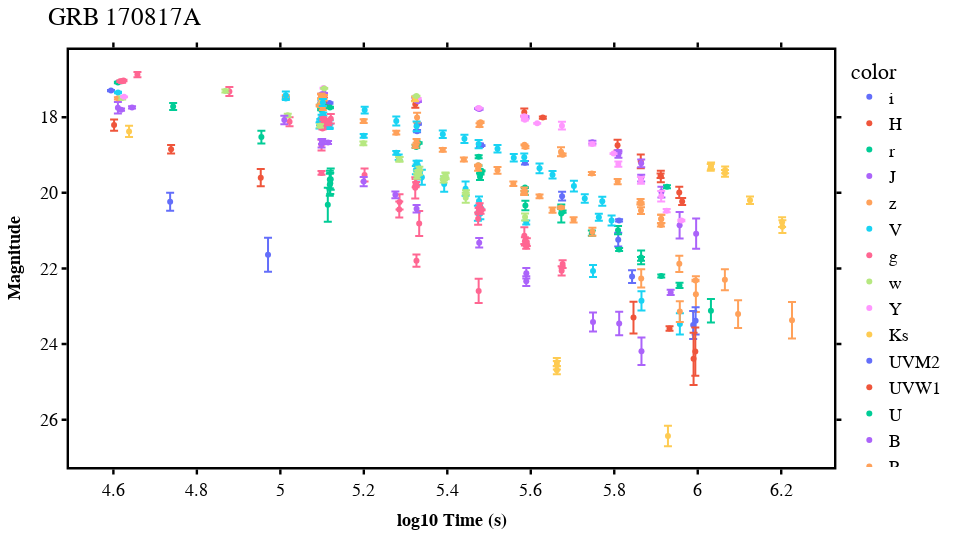

Notebook source saved alongside this figure:
### Code cell
import sys
sys.path.append('D:/grb/grbLC/')
from grblc.evolution.lightcurve import Lightcurve

lc = Lightcurve(path = 'converted/170817A_magAB_extcorr.txt',
                name = '170817A')

lc.displayGRB()

### Figure 1 — Plotly figure (JSON) as saved in the notebook; plotly's stock layout.template omitted (floating-point values rounded to 4 significant figures)
{"data": [{"error_y": {"array": [0.018, 0.03, 0.02, 0.03, 0.02, 0.047, 0.01, 0.045, 0.116, 0.183, 0.03]}, "hovertemplate": "color=i<br>x=%{x}<br>y=%{y}<extra></extra>", "legendgroup": "i", "marker": {"color": "#636efa", "symbol": "circle"}, "mode": "markers", "name": "i", "orientation": "v", "showlegend": true, "type": "scatter", "x": [4.594, 5.099, 5.118, 5.328, 5.33, 5.478, 5.482, 5.586, 5.675, 5.81, 5.812], "xaxis": "x", "y": [17.3, 17.59, 17.62, 18.37, 18.18, 18.74, 18.75, 19.21, 20.09, 21.24, 20.73], "yaxis": "y"}, {"error_y": {"array": [0.15, 0.01, 0.1, 0.09, 0.01, 0.1, 0.03, 0.14, 0.18, 0.06, 0.15, 0.15, 0.09]}, "hovertemplate": "color=H<br>x=%{x}<br>y=%{y}<extra></extra>", "legendgroup": "H", "marker": {"color": "#EF553B", "symbol": "circle"}, "mode": "markers", "name": "H", "orientation": "v", "showlegend": true, "type": "scatter", "x": [4.602, 5.102, 5.104, 5.323, 5.325, 5.584, 5.629, 5.808, 5.863, 5.911, 5.912, 5.956, 5.963], "xaxis": "x", "y": [18.21, 17.47, 17.58, 17.66, 17.52, 17.87, 18.01, 18.74, 19.17, 19.55, 19.57, 19.99, 20.23], "yaxis": "y"}, {"error_y": {"array": [0.02, 0.02, 0.02, 0.03, 0.02, 0.018, 0.04, 0.03, 0.02, 0.01, 0.04, 0.089, 0.02, 0.01, 0.05, 0.01, 0.125, 0.03, 0.24, 0.03, 0.07, 0.11, 0.04, 0.05, 0.18, 0.04, 0.07, 0.31]}, "hovertemplate": "color=r<br>x=%{x}<br>y=%{y}<extra></extra>", "legendgroup": "r", "marker": {"color": "#00cc96", "symbol": "circle"}, "mode": "markers", "name": "r", "orientation": "v", "showlegend": true, "type": "scatter", "x": [4.611, 5.095, 5.098, 5.099, 5.105, 5.119, 5.324, 5.326, 5.331, 5.475, 5.475, 5.478, 5.48, 5.482, 5.585, 5.586, 5.587, 5.672, 5.673, 5.676, 5.746, 5.809, 5.812, 5.864, 5.864, 5.913, 5.956, 6.032], "xaxis": "x", "y": [17.08, 17.69, 17.8, 17.66, 17.71, 17.74, 18.77, 18.79, 18.68, 19.28, 19.05, 19.57, 19.5, 19.42, 20.01, 19.86, 20.34, 20.39, 20.55, 20.5, 21.07, 20.99, 21.5, 21.75, 21.71, 22.2, 22.45, 23.12], "yaxis": "y"}, {"error_y": {"array": [0.15, 0.03, 0.03, 0.01, 0.01, 0.01, 0.02, 0.01, 0.02, 0.02, 0.03, 0.04, 0.04, 0.08, 0.1, 0.09, 0.14, 0.35, 0.4]}, "hovertemplate": "color=J<br>x=%{x}<br>y=%{y}<extra></extra>", "legendgroup": "J", "marker": {"color": "#ab63fa", "symbol": "circle"}, "mode": "markers", "name": "J", "orientation": "v", "showlegend": true, "type": "scatter", "x": [4.611, 4.618, 4.645, 5.099, 5.105, 5.323, 5.33, 5.474, 5.477, 5.587, 5.587, 5.748, 5.809, 5.81, 5.865, 5.865, 5.913, 5.957, 5.996], "xaxis": "x", "y": [17.75, 17.8, 17.74, 17.39, 17.37, 17.47, 17.58, 17.77, 17.78, 18.02, 18.0, 18.66, 18.91, 18.99, 19.22, 19.61, 19.98, 20.86, 21.08], "yaxis": "y"}, {"error_y": {"array": [0.03, 0.06, 0.06, 0.06, 0.07, 0.13, 0.05, 0.02, 0.01, 0.027, 0.12, 0.03, 0.039, 0.07, 0.03, 0.07, 0.092, 0.04, 0.11, 0.11, 0.214, 0.471, 0.28, 0.368, 0.48]}, "hovertemplate": "color=z<br>x=%{x}<br>y=%{y}<extra></extra>", "legendgroup": "z", "marker": {"color": "#FFA15A", "symbol": "circle"}, "mode": "markers", "name": "z", "orientation": "v", "showlegend": true, "type": "scatter", "x": [4.611, 5.098, 5.098, 5.098, 5.105, 5.328, 5.477, 5.48, 5.585, 5.587, 5.672, 5.676, 5.746, 5.808, 5.863, 5.863, 5.864, 5.912, 5.912, 5.913, 5.956, 5.996, 6.065, 6.097, 6.226], "xaxis": "x", "y": [17.5, 17.45, 17.44, 17.44, 17.49, 18.01, 18.21, 18.13, 18.73, 18.79, 18.91, 18.99, 19.49, 19.7, 20.28, 20.23, 20.47, 20.85, 20.69, 20.69, 21.88, 22.68, 22.3, 23.21, 23.37], "yaxis": "y"}, {"error_y": {"array": [0.02, 0.04, 0.08, 0.05, 0.08, 0.04, 0.041, 0.04, 0.06, 0.04, 0.06, 0.1, 0.05, 0.05, 0.07, 0.11, 0.05, 0.08, 0.18, 0.12, 0.2, 0.2, 0.19, 0.2, 0.115, 0.15, 0.054, 0.158, 0.256, 0.28]}, "hovertemplate": "color=V<br>x=%{x}<br>y=%{y}<extra></extra>", "legendgroup": "V", "marker": {"color": "#19d3f3", "symbol": "circle"}, "mode": "markers", "name": "V", "orientation": "v", "showlegend": true, "type": "scatter", "x": [4.611, 5.013, 5.094, 5.095, 5.096, 5.099, 5.103, 5.108, 5.108, 5.108, 5.118, 5.118, 5.2, 5.278, 5.284, 5.325, 5.326, 5.33, 5.331, 5.333, 5.339, 5.393, 5.444, 5.473, 5.476, 5.479, 5.589, 5.749, 5.865, 5.957], "xaxis": "x", "y": [17.35, 17.5, 18.22, 18.16, 18.13, 17.97, 17.92, 18.14, 18.16, 18.18, 18.25, 18.18, 18.49, 18.94, 19.06, 19.4, 19.2, 19.51, 19.33, 19.53, 19.59, 19.77, 19.89, 20.54, 20.21, 20.55, 20.79, 22.07, 22.86, 23.47], "yaxis": "y"}, {"error_y": {"array": [0.02, 0.04, 0.02, 0.07, 0.12, 0.12, 0.03, 0.14, 0.03, 0.03, 0.04, 0.06, 0.068, 0.124, 0.17, 0.21, 0.2, 0.282, 0.11, 0.05, 0.33, 0.16, 0.08, 0.049, 0.06, 0.01, 0.22, 0.11, 0.06, 0.104, 0.12, 0.1]}, "hovertemplate": "color=g<br>x=%{x}<br>y=%{y}<extra></extra>", "legendgroup": "g", "marker": {"color": "#FF6692", "symbol": "circle"}, "mode": "markers", "name": "g", "orientation": "v", "showlegend": true, "type": "scatter", "x": [4.617, 4.621, 4.624, 4.658, 4.878, 5.022, 5.098, 5.099, 5.099, 5.101, 5.103, 5.105, 5.114, 5.121, 5.202, 5.285, 5.286, 5.323, 5.324, 5.326, 5.333, 5.474, 5.475, 5.477, 5.48, 5.482, 5.585, 5.586, 5.589, 5.591, 5.674, 5.676], "xaxis": "x", "y": [17.05, 17.05, 17.03, 16.87, 17.32, 18.12, 18.21, 18.74, 18.25, 18.3, 18.04, 18.11, 18.15, 18.04, 19.53, 20.44, 20.24, 19.87, 19.74, 19.76, 20.81, 20.68, 20.48, 20.33, 20.49, 20.45, 21.13, 21.28, 21.42, 21.3, 22.06, 21.89], "yaxis": "y"}, {"error_y": {"array": [0.04, 0.04, 0.04, 0.04, 0.05, 0.06, 0.06, 0.07, 0.07, 0.06, 0.05, 0.05, 0.05, 0.07, 0.08, 0.13, 0.06, 0.09]}, "hovertemplate": "color=w<br>x=%{x}<br>y=%{y}<extra></extra>", "legendgroup": "w", "marker": {"color": "#B6E880", "symbol": "circle"}, "mode": "markers", "name": "w", "orientation": "v", "showlegend": true, "type": "scatter", "x": [4.621, 4.868, 5.018, 5.095, 5.199, 5.285, 5.286, 5.328, 5.328, 5.332, 5.333, 5.391, 5.392, 5.396, 5.396, 5.444, 5.445, 5.586], "xaxis": "x", "y": [17.49, 17.31, 17.95, 18.23, 18.69, 19.11, 19.11, 19.56, 19.48, 19.46, 19.36, 19.68, 19.61, 19.53, 19.56, 20.13, 19.99, 20.64], "yaxis": "y"}, {"error_y": {"array": [0.01, 0.01, 0.02, 0.01, 0.02, 0.02, 0.1, 0.04, 0.07, 0.09, 0.14]}, "hovertemplate": "color=Y<br>x=%{x}<br>y=%{y}<extra></extra>", "legendgroup": "Y", "marker": {"color": "#FF97FF", "symbol": "circle"}, "mode": "markers", "name": "Y", "orientation": "v", "showlegend": true, "type": "scatter", "x": [4.626, 5.103, 5.329, 5.476, 5.584, 5.586, 5.675, 5.747, 5.81, 5.864, 5.912], "xaxis": "x", "y": [17.46, 17.23, 17.51, 17.76, 17.97, 18.07, 18.22, 18.71, 19.24, 19.67, 20.09], "yaxis": "y"}, {"error_y": {"array": [0.15, 0.04, 0.06, 0.09, 0.09, 0.09, 0.09, 0.1, 0.13, 0.17]}, "hovertemplate": "color=Ks<br>x=%{x}<br>y=%{y}<extra></extra>", "legendgroup": "Ks", "marker": {"color": "#FECB52", "symbol": "circle"}, "mode": "markers", "name": "Ks", "orientation": "v", "showlegend": true, "type": "scatter", "x": [4.638, 5.099, 5.323, 6.031, 6.032, 6.065, 6.066, 6.125, 6.202, 6.203], "xaxis": "x", "y": [18.38, 17.58, 17.52, 19.33, 19.29, 19.49, 19.4, 20.2, 20.78, 20.9], "yaxis": "y"}, {"error_y": {"array": [0.24, 0.45]}, "hovertemplate": "color=UVM2<br>x=%{x}<br>y=%{y}<extra></extra>", "legendgroup": "UVM2", "marker": {"color": "#636efa", "symbol": "circle"}, "mode": "markers", "name": "UVM2", "orientation": "v", "showlegend": true, "type": "scatter", "x": [4.736, 4.971], "xaxis": "x", "y": [20.24, 21.64], "yaxis": "y"}, {"error_y": {"array": [0.11, 0.23]}, "hovertemplate": "color=UVW1<br>x=%{x}<br>y=%{y}<extra></extra>", "legendgroup": "UVW1", "marker": {"color": "#EF553B", "symbol": "circle"}, "mode": "markers", "name": "UVW1", "orientation": "v", "showlegend": true, "type": "scatter", "x": [4.738, 4.953], "xaxis": "x", "y": [18.85, 19.6], "yaxis": "y"}, {"error_y": {"array": [0.09, 0.17, 0.45, 0.29, 0.23, 0.28, 0.28]}, "hovertemplate": "color=U<br>x=%{x}<br>y=%{y}<extra></extra>", "legendgroup": "U", "marker": {"color": "#00cc96", "symbol": "circle"}, "mode": "markers", "name": "U", "orientation": "v", "showlegend": true, "type": "scatter", "x": [4.743, 4.955, 5.114, 5.118, 5.118, 5.12, 5.121], "xaxis": "x", "y": [17.72, 18.53, 20.32, 19.79, 19.65, 19.75, 19.64], "yaxis": "y"}, {"error_y": {"array": [0.11, 0.11, 0.06, 0.07, 0.037, 0.12, 0.09, 0.1, 0.126, 0.128, 0.14, 0.251, 0.31, 0.363]}, "hovertemplate": "color=B<br>x=%{x}<br>y=%{y}<extra></extra>", "legendgroup": "B", "marker": {"color": "#ab63fa", "symbol": "circle"}, "mode": "markers", "name": "B", "orientation": "v", "showlegend": true, "type": "scatter", "x": [5.01, 5.099, 5.1, 5.1, 5.114, 5.2, 5.276, 5.326, 5.476, 5.589, 5.589, 5.749, 5.812, 5.865], "xaxis": "x", "y": [18.07, 18.69, 18.65, 18.65, 18.67, 19.7, 20.05, 20.42, 21.32, 22.34, 22.13, 23.41, 23.46, 24.19], "yaxis": "y"}, {"error_y": {"array": [0.05, 0.02, 0.05, 0.05, 0.05, 0.04, 0.05, 0.05, 0.05, 0.06, 0.01, 0.09, 0.06, 0.058, 0.08, 0.05, 0.07, 0.03, 0.07, 0.106, 0.24, 0.277]}, "hovertemplate": "color=R<br>x=%{x}<br>y=%{y}<extra></extra>", "legendgroup": "R", "marker": {"color": "#FFA15A", "symbol": "circle"}, "mode": "markers", "name": "R", "orientation": "v", "showlegend": true, "type": "scatter", "x": [5.013, 5.094, 5.102, 5.2, 5.278, 5.324, 5.326, 5.389, 5.44, 5.474, 5.474, 5.52, 5.558, 5.584, 5.584, 5.621, 5.652, 5.673, 5.703, 5.748, 5.865, 5.957], "xaxis": "x", "y": [17.47, 17.69, 17.76, 18.1, 18.41, 18.77, 18.63, 18.86, 19.12, 19.36, 19.27, 19.4, 19.76, 20.0, 19.94, 20.09, 20.46, 20.39, 20.71, 21.03, 22.26, 23.14], "yaxis": "y"}, {"error_y": {"array": [0.1, 0.09, 0.09, 0.12, 0.13, 0.1, 0.11, 0.11, 0.1, 0.1, 0.1, 0.13, 0.1, 0.14, 0.11, 0.09, 0.12, 0.13]}, "hovertemplate": "color=I<br>x=%{x}<br>y=%{y}<extra></extra>", "legendgroup": "I", "marker": {"color": "#19d3f3", "symbol": "circle"}, "mode": "markers", "name": "I", "orientation": "v", "showlegend": true, "type": "scatter", "x": [5.013, 5.102, 5.202, 5.278, 5.326, 5.389, 5.441, 5.475, 5.52, 5.559, 5.584, 5.621, 5.652, 5.703, 5.729, 5.763, 5.771, 5.794], "xaxis": "x", "y": [17.42, 17.61, 17.81, 18.1, 18.24, 18.45, 18.57, 18.71, 18.83, 19.07, 19.06, 19.35, 19.52, 19.82, 20.15, 20.65, 20.22, 20.73], "yaxis": "y"}, {"error_y": {"array": [0.05, 0.16, 0.32]}, "hovertemplate": "color=u<br>x=%{x}<br>y=%{y}<extra></extra>", "legendgroup": "u", "marker": {"color": "#FF6692", "symbol": "circle"}, "mode": "markers", "name": "u", "orientation": "v", "showlegend": true, "type": "scatter", "x": [5.099, 5.326, 5.475], "xaxis": "x", "y": [19.47, 21.79, 22.59], "yaxis": "y"}, {"error_y": {"array": [0.01, 0.01]}, "hovertemplate": "color=J1<br>x=%{x}<br>y=%{y}<extra></extra>", "legendgroup": "J1", "marker": {"color": "#B6E880", "symbol": "circle"}, "mode": "markers", "name": "J1", "orientation": "v", "showlegend": true, "type": "scatter", "x": [5.105, 5.326], "xaxis": "x", "y": [17.24, 17.44], "yaxis": "y"}, {"error_y": {"array": [0.01, 0.01, 0.04, 0.02]}, "hovertemplate": "color=F110W<br>x=%{x}<br>y=%{y}<extra></extra>", "legendgroup": "F110W", "marker": {"color": "#FF97FF", "symbol": "circle"}, "mode": "markers", "name": "F110W", "orientation": "v", "showlegend": true, "type": "scatter", "x": [5.615, 5.798, 5.926, 5.961], "xaxis": "x", "y": [18.16, 18.96, 20.47, 20.73], "yaxis": "y"}, {"error_y": {"array": [0.11, 0.11, 0.11, 0.27]}, "hovertemplate": "color=F336W<br>x=%{x}<br>y=%{y}<extra></extra>", "legendgroup": "F336W", "marker": {"color": "#FECB52", "symbol": "circle"}, "mode": "markers", "name": "F336W", "orientation": "v", "showlegend": true, "type": "scatter", "x": [5.662, 5.662, 5.662, 5.929], "xaxis": "x", "y": [24.69, 24.48, 24.56, 26.43], "yaxis": "y"}, {"error_y": {"array": [0.17, 0.37, 0.36]}, "hovertemplate": "color=F606W<br>x=%{x}<br>y=%{y}<extra></extra>", "legendgroup": "F606W", "marker": {"color": "#636efa", "symbol": "circle"}, "mode": "markers", "name": "F606W", "orientation": "v", "showlegend": true, "type": "scatter", "x": [5.843, 5.989, 5.995], "xaxis": "x", "y": [22.22, 23.5, 23.39], "yaxis": "y"}, {"error_y": {"array": [0.42, 0.06, 0.69, 0.64]}, "hovertemplate": "color=F475W<br>x=%{x}<br>y=%{y}<extra></extra>", "legendgroup": "F475W", "marker": {"color": "#EF553B", "symbol": "circle"}, "mode": "markers", "name": "F475W", "orientation": "v", "showlegend": true, "type": "scatter", "x": [5.846, 5.932, 5.99, 5.994], "xaxis": "x", "y": [23.3, 23.59, 24.39, 24.2], "yaxis": "y"}, {"error_y": {"array": [0.04]}, "hovertemplate": "color=F160W<br>x=%{x}<br>y=%{y}<extra></extra>", "legendgroup": "F160W", "marker": {"color": "#00cc96", "symbol": "circle"}, "mode": "markers", "name": "F160W", "orientation": "v", "showlegend": true, "type": "scatter", "x": [5.926], "xaxis": "x", "y": [19.84], "yaxis": "y"}, {"error_y": {"array": [0.07]}, "hovertemplate": "color=F625W<br>x=%{x}<br>y=%{y}<extra></extra>", "legendgroup": "F625W", "marker": {"color": "#ab63fa", "symbol": "circle"}, "mode": "markers", "name": "F625W", "orientation": "v", "showlegend": true, "type": "scatter", "x": [5.935], "xaxis": "x", "y": [22.64], "yaxis": "y"}, {"error_y": {"array": [0.02]}, "hovertemplate": "color=F814W<br>x=%{x}<br>y=%{y}<extra></extra>", "legendgroup": "F814W", "marker": {"color": "#FFA15A", "symbol": "circle"}, "mode": "markers", "name": "F814W", "orientation": "v", "showlegend": true, "type": "scatter", "x": [5.995], "xaxis": "x", "y": [22.32], "yaxis": "y"}], "layout": {"font": {"color": "black", "family": "arial", "size": 18}, "height": 540, "legend": {"title": {"text": "color"}, "tracegroupgap": 0}, "margin": {"b": 40, "l": 40, "r": 40, "t": 50}, "plot_bgcolor": "white", "title": {"font": {"size": 25}, "text": "GRB 170817A"}, "width": 960, "xaxis": {"anchor": "y", "domain": [0, 1], "linecolor": "black", "linewidth": 2.4, "mirror": "allticks", "showgrid": false, "showline": true, "showticklabels": true, "tickcolor": "black", "tickfont": {"color": "black", "family": "arial", "size": 18}, "ticks": "outside", "tickwidth": 2.4, "title": {"font": {"color": "black", "size": 18}, "text": "<b>log10 Time (s)<b>"}}, "yaxis": {"anchor": "x", "autorange": "reversed", "domain": [0, 1], "linecolor": "black", "linewidth": 2.4, "mirror": "allticks", "showgrid": false, "showline": true, "showticklabels": true, "tickcolor": "black", "tickfont": {"color": "black", "family": "arial", "size": 18}, "ticks": "outside", "tickwidth": 2.4, "title": {"font": {"color": "black", "size": 18}, "text": "<b>Magnitude<b>"}}}}
